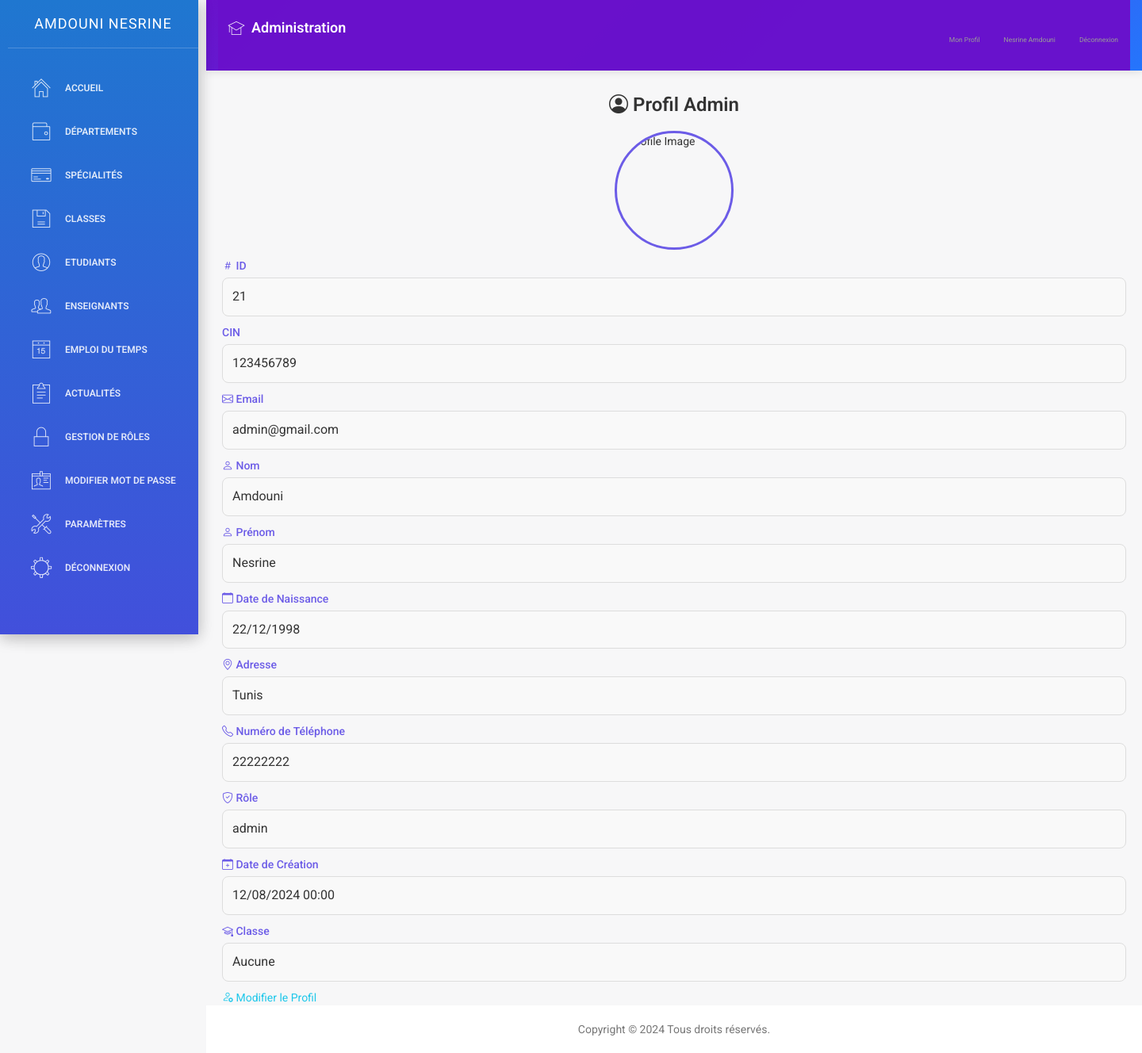
The app's page /profil.php (signed in) with its own data.
### tables this page shows
CREATE TABLE `accounts` (
  `id` int(11)  AUTO_INCREMENT PRIMARY KEY,
  `cin` int(11) DEFAULT NULL,
  `email` varchar(255) DEFAULT NULL,
  `mot_de_passe` varchar(255) DEFAULT NULL,
  `date_de_creation` date DEFAULT NULL,
  `role` text DEFAULT NULL,
  `nom` text DEFAULT NULL,
  `prenom` text DEFAULT NULL,
  `image` varchar(255) DEFAULT NULL,
  `classe` text DEFAULT NULL,
  `date_naissance` date DEFAULT NULL,
  `adresse` text DEFAULT NULL,
  `numero_telephone` int(11) DEFAULT NULL
);

### profil.php (the view, shortened to what this page needs)
<?php
require_once 'connexion.php';
$email = $_SESSION['email'];
$stmt = $conn->prepare("SELECT id, cin, email, date_de_creation, role, nom, prenom, image, classe, date_naissance, adresse, numero_telephone FROM accounts WHERE email = ?");
$stmt->bind_param("s", $email);
$stmt->execute();
$user = $stmt->get_result()->fetch_assoc();
?>
<!DOCTYPE html>
<html lang="fr">
<head>
    <link rel="stylesheet" href="https://cdn.jsdelivr.net/npm/bootstrap-icons@1.10.5/font/bootstrap-icons.css">
    <link rel="stylesheet" href="https://cdn.jsdelivr.net/npm/sweetalert2@11/dist/sweetalert2.min.css">
</head>
<body>
    <div class="wrapper">
        <div class="sidebar">
            <?php include 'sidenav.php'; ?>
        </div>
        <div class="main-panel">
            <div class="navtop">
                <?php include 'navtop.php'; ?>
            </div>
            <div class="container">
                <div class="profile-header">
                    <h1><i class="bi bi-person-circle"></i> Profil Admin</h1>
                </div>
                <img src="<?php echo htmlspecialchars($user['image'] ?? 'uploads/default.jpg'); ?>" alt="Profile Image" class="profile-image">
                <div class="profile-info">
                    <div class="info-group">
                        <span class="info-label"><i class="bi bi-hash"></i> ID</span>
                        <div class="info-value"><?php echo htmlspecialchars($user['id']); ?></div>
                    </div>
                    <div class="info-group">
                        <span class="info-label"><i class="bi bi-card-id"></i> CIN</span>
                        <div class="info-value"><?php echo htmlspecialchars($user['cin']); ?></div>
                    </div>
                    <div class="info-group">
                        <span class="info-label"><i class="bi bi-envelope"></i> Email</span>
                        <div class="info-value"><?php echo htmlspecialchars($user['email']); ?></div>
                    </div>
                    <div class="info-group">
                        <span class="info-label"><i class="bi bi-person"></i> Nom</span>
                        <div class="info-value"><?php echo htmlspecialchars($user['nom']); ?></div>
                    </div>
                    <div class="info-group">
                        <span class="info-label"><i class="bi bi-person"></i> Prénom</span>
                        <div class="info-value"><?php echo htmlspecialchars($user['prenom']); ?></div>
                    </div>
                    <div class="info-group">
                        <span class="info-label"><i class="bi bi-calendar"></i> Date de Naissance</span>
                        <div class="info-value"><?php echo htmlspecialchars(date('d/m/Y', strtotime($user['date_naissance']))); ?></div>
                    </div>
                    <div class="info-group">
                        <span class="info-label"><i class="bi bi-geo-alt"></i> Adresse</span>
                        <div class="info-value"><?php echo htmlspecialchars($user['adresse']); ?></div>
                    </div>
                    <div class="info-group">
                        <span class="info-label"><i class="bi bi-telephone"></i> Numéro de Téléphone</span>
                        <div class="info-value"><?php echo htmlspecialchars($user['numero_telephone']); ?></div>
                    </div>
                    <div class="info-group">
                        <span class="info-label"><i class="bi bi-shield-check"></i> Rôle</span>
                        <div class="info-value"><?php echo htmlspecialchars($user['role']); ?></div>
                    </div>
                    <div class="info-group">
                        <span class="info-label"><i class="bi bi-calendar-plus"></i> Date de Création</span>
                        <div class="info-value"><?php echo htmlspecialchars(date('d/m/Y H:i', strtotime($user['date_de_creation']))); ?></div>
                    </div>
                    <div class="info-group">
                        <span class="info-label"><i class="bi bi-mortarboard"></i> Classe</span>
                        <div class="info-value"><?php echo htmlspecialchars($user['classe'] ?? 'Aucune'); ?></div>
                    </div>
                </div>
                <a href="modifier_profil.php" class="edit-btn">
                    <i class="bi bi-person-gear"></i> Modifier le Profil
                </a>
            </div>
            <footer class="university-footer">
                <?php include 'footer.php'; ?>
            </footer>
        </div>
    </div>
</body>
</html>

### sidenav.php (shortened to what this page needs)
<?php
include('connexion.php');
$current_page = basename($_SERVER['PHP_SELF']);
$is_departement_page = strpos($current_page, 'département') !== false;
$is_specialite_page = strpos($current_page, 'spécialité') !== false;
$is_classe_page = strpos($current_page, 'classe') !== false;
$is_etudiant_page = strpos($current_page, 'étudiant') !== false;
$is_role_page = strpos($current_page, 'role') !== false;
$is_enseignant_page = strpos($current_page, 'enseignant') !== false;
$is_actualite_page = strpos($current_page, 'actualité') !== false;
$is_parametre_page = strpos($current_page, 'paramètre') !== false;
$is_liste_etudiants_page = $current_page === 'liste_etudiants.php';
$email = $_SESSION['email'];
$sql_fetch_user = "SELECT * FROM accounts WHERE email='$email'";
$result_user = $conn->query($sql_fetch_user);
if ($result_user->num_rows > 0) {
    $row = $result_user->fetch_assoc();
    $role = $row['role'];
    $nom = $row['nom'];
    $prenom = $row['prenom'];
}
?>
<div class="sidebar" data-color="blue">
    <div class="sidebar-wrapper">
        <div class="logo">
            <a href="#" class="simple-text">
                <?php echo htmlspecialchars($nom . ' ' . $prenom); ?>
            </a>
        </div>
        <ul class="nav">
            <?php if ($role === 'admin'): ?>
                <li <?php echo ($current_page == 'dashboard.php') ? 'class="active"' : ''; ?>>
                    <a href="dashboard.php">
                        <i class="pe-7s-home"></i>
                        <p>Accueil</p>
                    </a>
                </li>
                <li <?php echo $is_departement_page ? 'class="active"' : ''; ?>>
                    <a href="départements.php">
                        <i class="pe-7s-wallet"></i>
                        <p>Départements</p>
                    </a>
                </li>
                <li <?php echo $is_specialite_page ? 'class="active"' : ''; ?>>
                    <a href="spécialités.php">
                        <i class="pe-7s-credit"></i>
                        <p>Spécialités</p>
                    </a>
                </li>
                <li <?php echo $is_classe_page ? 'class="active"' : ''; ?>>
                    <a href="classes.php">
                        <i class="pe-7s-diskette"></i>
                        <p>Classes</p>
                    </a>
                </li>
                <li <?php echo $is_etudiant_page ? 'class="active"' : ''; ?>>
                    <a href="étudiants.php">
                        <i class="pe-7s-user"></i>
                        <p>Etudiants</p>
                    </a>
                </li>
                <li <?php echo $is_enseignant_page ? 'class="active"' : ''; ?>>
                    <a href="enseignants.php">
                        <i class="pe-7s-users"></i>
                        <p>Enseignants</p>
                    </a>
                </li>
                <li <?php echo ($current_page == 'gestion_emploi.php') ? 'class="active"' : ''; ?>>
                    <a href="gestion_emploi.php">
                        <i class="pe-7s-date"></i>
                        <p>Emploi du Temps</p>
                    </a>
                </li>
                <li <?php echo $is_actualite_page ? 'class="active"' : ''; ?>>
                    <a href="actualités.php">
                        <i class="pe-7s-note2"></i>
                        <p>Actualités</p>
                    </a>
                </li>
                <li <?php echo $is_role_page ? 'class="active"' : ''; ?>>
                    <a href="roles.php">
                        <i class="pe-7s-lock"></i>
                        <p>Gestion de rôles</p>
                    </a>
                </li>
                <li <?php echo ($current_page == 'modifier_mot_de_passe.php') ? 'class="active"' : ''; ?>>
                    <a href="modifier_mot_de_passe.php">
                        <i class="pe-7s-id"></i>
                        <p>Modifier Mot de passe</p>
                    </a>
                </li>
                <li <?php echo $is_parametre_page || $is_liste_etudiants_page ? 'class="active"' : ''; ?>>
                    <a href="paramètres.php">
                        <i class="pe-7s-tools"></i>
                        <p>Paramètres</p>
                    </a>
                </li>
            <?php endif; ?>
            <li>
                <a href="logout.php">
                    <i class="pe-7s-settings"></i>
                    <p>Déconnexion</p>
                    </a>
            </li>
        </ul>
    </div>
</div>

### navtop.php (shortened to what this page needs)
<?php
include('connexion.php');
$email = $_SESSION['email'];
$sql_fetch_user = "SELECT * FROM accounts WHERE email='$email'";
$result_user = $conn->query($sql_fetch_user);
if ($result_user->num_rows > 0) {
    $row = $result_user->fetch_assoc();
    $role = $row['role'];
    $nom = $row['nom'];
    $prenom = $row['prenom'];
}
?>
<nav class="navbar navbar-default navbar-fixed">
    <div class="container-fluid">
        <div class="navbar-header">
            <a class="navbar-brand" href="#">
                <i class="pe-7s-study"></i> <?php echo $role === 'etudiant' ? 'Espace Étudiant' : ($role === 'enseignant' ? 'Espace Enseignant' : 'Administration'); ?>
            </a>
        </div>
        <div class="collapse navbar-collapse" id="navigation-example-2">
            <ul class="nav navbar-nav navbar-right">
                <li>
                    <a class="menuu" href="<?php echo $role === 'etudiant' ? 'profil_etudiant.php' : ($role === 'enseignant' ? 'profil_enseignant.php' : 'profil.php'); ?>">
                        <p>Mon Profil</p>
                    </a>
                </li>
                <li>
                    <a class="menuu" href="#">
                        <div class="user-name">
                            <p><?php echo htmlspecialchars($prenom . ' ' . $nom); ?></p>
                        </div>
                    </a>
                </li>
                <li>
                    <a class="menuu" href="logout.php">
                        <p>Déconnexion</p>
                    </a>
                </li>
            </ul>
        </div>
    </div>
</nav>

### profil.php (style rules this page uses)
.profile-header { text-align: center; margin-bottom: 2rem; }
.profile-header h1 { color: #333; font-size: 24px; font-weight: 600; }
.profile-image { display: block; margin: 0 auto 1rem; width: 150px; height: 150px; border-radius: 50%; object-fit: cover; border: 3px solid #6c5ce7; }
.info-group { margin-bottom: 1rem; }
.info-label { display: block; color: #6c5ce7; font-weight: 500; font-size: 14px; margin-bottom: 0.5rem; }
.info-value { color: #333; font-size: 16px; padding: 12px; background: #f9f9f9; border: 1px solid #ddd; border-radius: 8px; }

### sidenav.php (style rules this page uses)
.sidebar { background: linear-gradient(135deg, #6a11cb 0%, #2575fc 100%); box-shadow: 0 4px 20px rgba(0, 0, 0, 0.15); transition: all 0.3s ease; position: fixed; width: 250px; height: 100vh; z-index: 1000; overflow-y: auto; }
.sidebar-wrapper { padding: 0 10px; }
.logo { padding: 15px 0; margin-bottom: 15px; border-bottom: 1px solid rgba(255, 255, 255, 0.1); text-align: center; }
.logo a { color: white; font-weight: 600; font-size: 1.1rem; text-transform: uppercase; letter-spacing: 1px; display: block; text-decoration: none; }
.nav { list-style: none; padding: 0; margin-top: 15px; }
.nav li { margin-bottom: 4px; position: relative; }
.nav li a { color: rgba(255, 255, 255, 0.8); margin: 5px 10px; border-radius: 6px; padding: 10px 12px; transition: all 0.3s ease; display: flex; align-items: center; text-decoration: none; }
.nav li a i { margin-right: 10px; font-size: 1.1rem; min-width: 24px; text-align: center; }
.nav li a p { margin: 0; font-size: 0.85rem; font-weight: 400; }
[class^="pe-7s-"], [class*=" pe-7s-"] { transition: transform 0.3s ease; }

### navtop.php (style rules this page uses)
.navbar-default { background: linear-gradient(135deg, #6a11cb 0%, #2575fc 100%); border: none; box-shadow: 0 2px 10px rgba(0, 0, 0, 0.1); min-height: 60px; margin-bottom: 0; }
.navbar-default .navbar-nav > li > a { color: rgba(255, 255, 255, 0.9); font-weight: 500; padding: 20px 12px; transition: all 0.3s ease; position: relative; display: flex; align-items: center; }
.navbar-default .navbar-nav > li > a:after { content: ''; position: absolute; bottom: 0; left: 50%; width: 0; height: 3px; background: white; transition: all 0.3s ease; transform: translateX(-50%); }
.navbar-default .navbar-brand { height: 60px; padding: 20px 12px; color: white; font-weight: 600; font-size: 18px; display: flex; align-items: center; }
.navbar-default .navbar-brand i { margin-right: 8px; font-size: 22px; }
.user-name { display: flex; align-items: center; gap: 8px; }
.menuu { font-size: 18px; display: flex; align-items: center; gap: 6px; }
.menuu p { margin: 0; }
.navbar-collapse { background: rgba(106, 17, 203, 0.98); max-height: 80vh; overflow-y: auto; }

### records on screen
accounts: nom+prenom "AMDOUNI NESRINE", prenom+nom "Nesrine Amdouni", id "21", cin "123456789", email "admin@gmail.com", nom "Amdouni", prenom "Nesrine", date_naissance "22/12/1998", adresse "Tunis", numero_telephone "22222222", role "admin", date_de_creation "12/08/2024 00:00", classe "Aucune"
